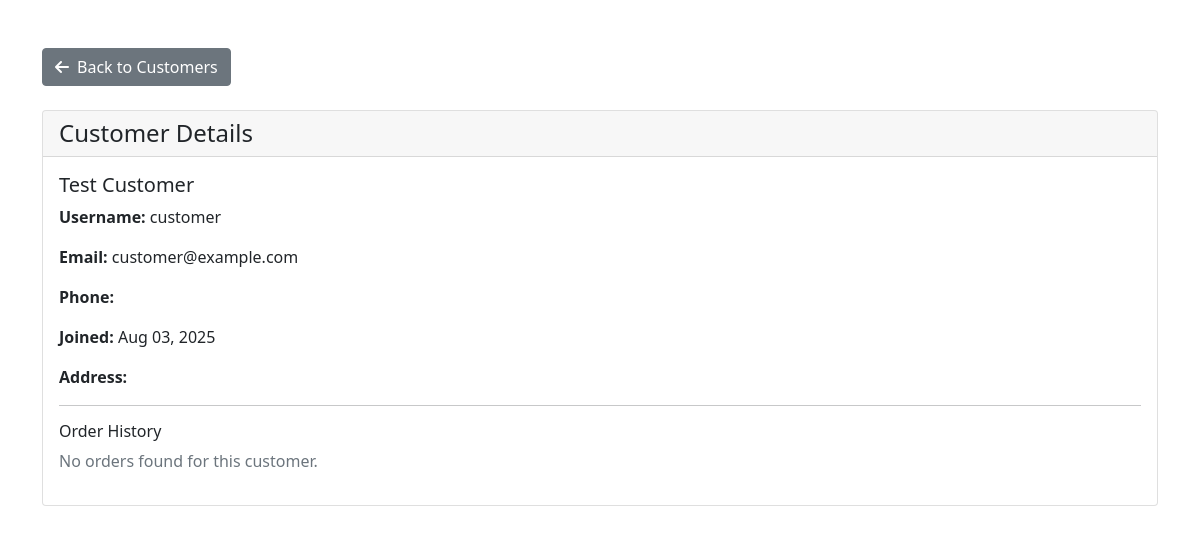
Screenshot of /admin/customer_details.php?id=3 (signed in) with the database file from the repository.
### tables this page shows
CREATE TABLE users (
    id INT PRIMARY KEY AUTO_INCREMENT,
    username VARCHAR(50) UNIQUE NOT NULL,
    email VARCHAR(100) UNIQUE NOT NULL,
    password VARCHAR(255) NOT NULL,
    full_name VARCHAR(100) NOT NULL,
    phone VARCHAR(20),
    address TEXT,
    role ENUM('customer', 'admin') DEFAULT 'customer',
    created_at TIMESTAMP DEFAULT CURRENT_TIMESTAMP,
    updated_at TIMESTAMP DEFAULT CURRENT_TIMESTAMP ON UPDATE CURRENT_TIMESTAMP
);

### admin/customer_details.php (the view, shortened to what this page needs)
<?php
$pdo = getDBConnection();
$customer = null;
$orders = [];
if (isset($_GET['id']) && is_numeric($_GET['id'])) {
    $customer_id = (int)$_GET['id'];
    $stmt = $pdo->prepare("SELECT * FROM users WHERE id = ? AND role = 'customer'");
    $stmt->execute([$customer_id]);
    $customer = $stmt->fetch(PDO::FETCH_ASSOC);
    if ($customer) {
        $stmt = $pdo->prepare("SELECT * FROM orders WHERE user_id = ? ORDER BY created_at DESC");
        $stmt->execute([$customer_id]);
        $orders = $stmt->fetchAll(PDO::FETCH_ASSOC);
    }
}
?>
<!DOCTYPE html>
<html lang="en">
<head>
    <link href="https://cdn.jsdelivr.net/npm/bootstrap@5.1.3/dist/css/bootstrap.min.css" rel="stylesheet">
</head>
<body>
<div class="container mt-5">
    <a href="customers.php" class="btn btn-secondary mb-4"><i class="fas fa-arrow-left me-2"></i>Back to Customers</a>
    <?php if ($customer): ?>
        <div class="card mb-4">
            <div class="card-header">
                <h4 class="mb-0">Customer Details</h4>
            </div>
            <div class="card-body">
                <h5><?php echo htmlspecialchars($customer['full_name']); ?></h5>
                <p><strong>Username:</strong> <?php echo htmlspecialchars($customer['username']); ?></p>
                <p><strong>Email:</strong> <?php echo htmlspecialchars($customer['email']); ?></p>
                <p><strong>Phone:</strong> <?php echo htmlspecialchars($customer['phone']); ?></p>
                <p><strong>Joined:</strong> <?php echo date('M d, Y', strtotime($customer['created_at'])); ?></p>
                <p><strong>Address:</strong> <?php echo htmlspecialchars($customer['address']); ?></p>
                <hr>
                <h6>Order History</h6>
                <?php if (empty($orders)): ?>
                    <p class="text-muted">No orders found for this customer.</p>
                <?php endif; ?>
            </div>
        </div>
    <?php else: ?>
        <div class="alert alert-danger">Customer not found.</div>
    <?php endif; ?>
</div>
<link href="https://cdnjs.cloudflare.com/ajax/libs/font-awesome/6.0.0/css/all.min.css" rel="stylesheet">
</body>
</html>

### rows the page displays
users: full_name "Test Customer", username "customer", email "customer@example.com", created_at "Aug 03, 2025"
